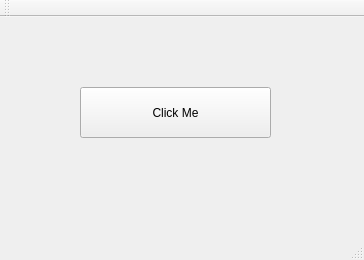
<?xml version="1.0" encoding="UTF-8"?>
<ui version="4.0">
 <class>MainWindow</class>
 <widget class="QMainWindow" name="MainWindow">
  <property name="geometry">
   <rect>
    <x>0</x>
    <y>0</y>
    <width>364</width>
    <height>260</height>
   </rect>
  </property>
  <property name="windowTitle">
   <string>MainWindow</string>
  </property>
  <widget class="QWidget" name="centralWidget">
   <widget class="QPushButton" name="pushButton">
    <property name="geometry">
     <rect>
      <x>80</x>
      <y>70</y>
      <width>191</width>
      <height>51</height>
     </rect>
    </property>
    <property name="text">
     <string>Click Me</string>
    </property>
   </widget>
  </widget>
  <widget class="QMenuBar" name="menuBar">
   <property name="geometry">
    <rect>
     <x>0</x>
     <y>0</y>
     <width>364</width>
     <height>21</height>
    </rect>
   </property>
  </widget>
  <widget class="QToolBar" name="mainToolBar">
   <attribute name="toolBarArea">
    <enum>TopToolBarArea</enum>
   </attribute>
   <attribute name="toolBarBreak">
    <bool>false</bool>
   </attribute>
  </widget>
  <widget class="QStatusBar" name="statusBar"/>
 </widget>
 <layoutdefault spacing="6" margin="11"/>
 <resources/>
 <connections/>
</ui>
